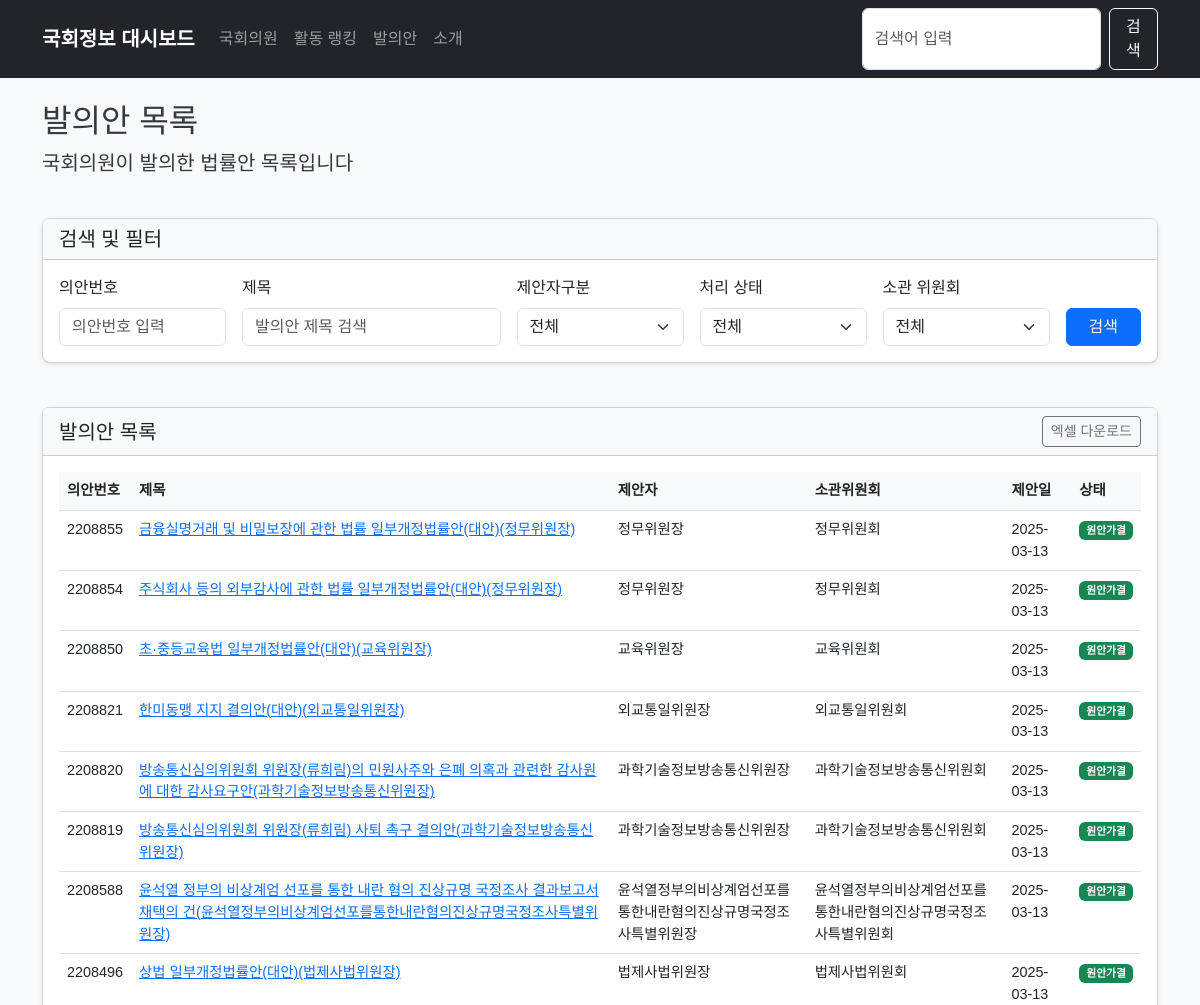
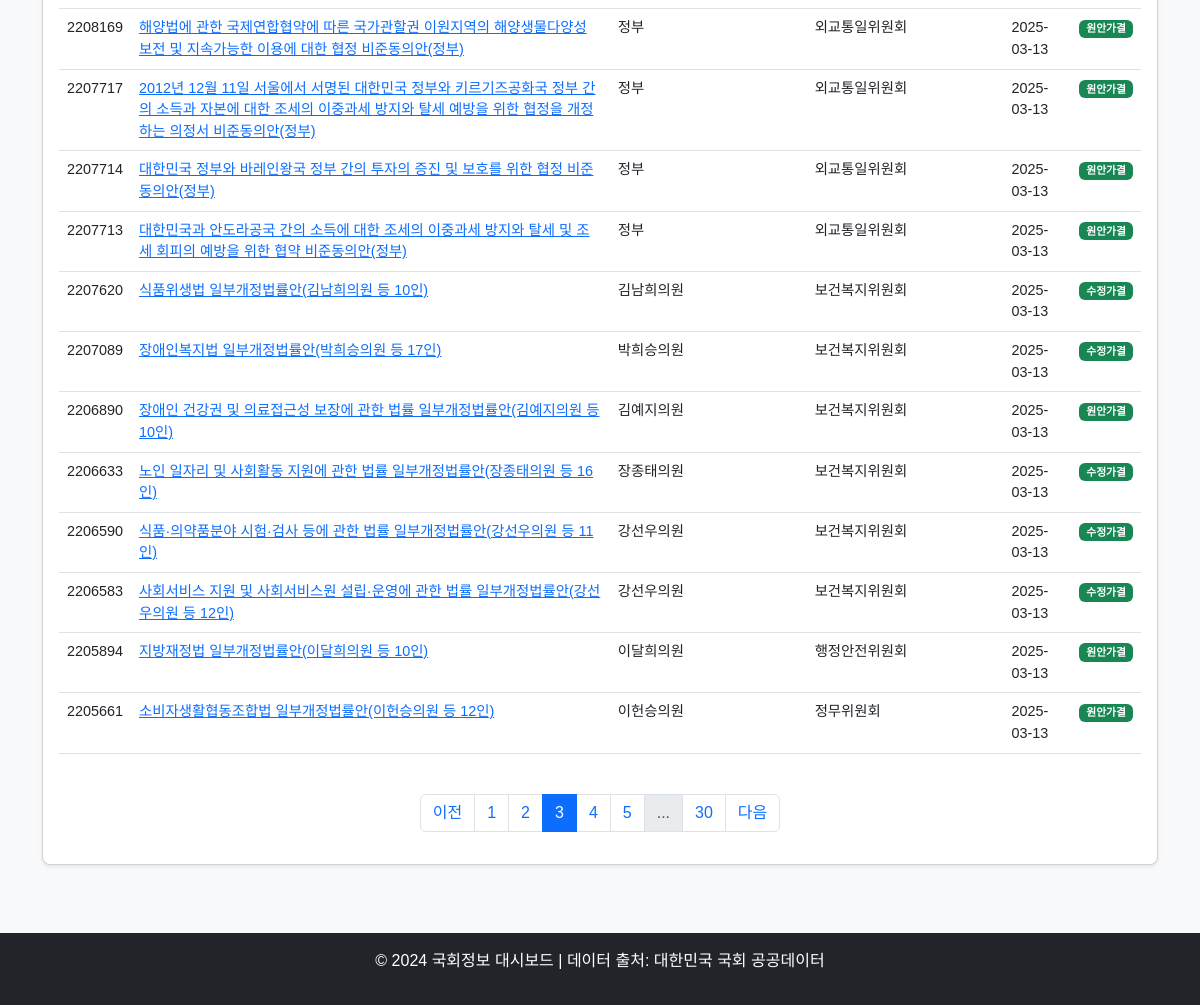
The page /bills?bill_no=&title=&proposer=&status=&committee=&page=3 on the database its author committed (2 pictures, top to bottom).
### app/models/bill.py (models this page shows)
class Bill(Base):
    __tablename__ = "bills"
    id = Column(Integer, primary_key=True, index=True)
    bill_id = Column(String, index=True, unique=True)  # 의안ID - BILL_ID
    bill_no = Column(String, index=True)  # 의안번호 - BILL_NO
    title = Column(String, index=True)
    proposer = Column(String, index=True)  # 발의자
    status = Column(String, index=True)  # 처리 상태
    committee = Column(String, index=True)  # 소관 위원회
    proposal_date = Column(Date)  # 발의일
    content = Column(Text)  # 제안이유 및 주요내용
    co_proposers = Column(String, nullable=True)  # 공동발의자 (쉼표로 구분된 문자열)
    rep_proposer = Column(String, nullable=True)  # 대표 발의자
    vote_result = Column(String, nullable=True)  # 표결 결과
    vote_date = Column(Date, nullable=True)  # 표결일
    bill_kind = Column(String, nullable=True)  # 의안 종류
    last_updated = Column(DateTime, default=datetime.now)
    proposer_id = Column(Integer, ForeignKey("members.id"), nullable=True)
    proposer_member = relationship("Member", back_populates="bills")

### app/main.py (the view)
@app.get("/bills", response_class=HTMLResponse)
async def bills_page(
    request: Request,
    db: Session = Depends(get_db),
    title: Optional[str] = None,
    proposer: Optional[str] = None,
    status: Optional[str] = None,
    committee: Optional[str] = None,
    bill_no: Optional[str] = None,
    page: int = 1,
    limit: int = 20
):
    try:
        query = db.query(BillModel)
        if title:
            query = query.filter(BillModel.title.contains(title))
        if proposer:
            query = query.filter(BillModel.proposer.contains(proposer))
        if status:
            query = query.filter(BillModel.status == status)
        if committee:
            query = query.filter(BillModel.committee.contains(committee))
        if bill_no:
            query = query.filter(BillModel.bill_no.contains(bill_no))
        total_count = query.count()
        bills_db = query.order_by(BillModel.proposal_date.desc())\
                     .offset((page-1) * limit)\
                     .limit(limit)\
                     .all()
        bills = []
        for bill in bills_db:
            bills.append({
                "id": bill.bill_id,
                "no": bill.bill_no,
                "title": bill.title,
                "proposer": bill.proposer,
                "committee": bill.committee,
                "proposal_date": bill.proposal_date,
                "status": bill.status
            })
        total_pages = (total_count + limit - 1) // limit  # 올림 나눗셈
        has_next = page < total_pages
        has_prev = page > 1
        max_page_buttons = 5  # 최대 페이지 버튼 수
        half_buttons = max_page_buttons // 2
        if total_pages <= max_page_buttons:
            page_range = range(1, total_pages + 1)
        else:
            start_page = max(1, page - half_buttons)
            end_page = min(total_pages, start_page + max_page_buttons - 1)
            if end_page == total_pages:
                start_page = max(1, end_page - max_page_buttons + 1)
            page_range = range(start_page, end_page + 1)
        context = {
            "request": request,
            "bills": bills,
            "page": page,
            "limit": limit,
            "total_count": total_count,
            "total_pages": total_pages,
            "has_next": has_next,
            "has_prev": has_prev,
            "page_range": page_range,  # 추가된 페이지 범위
            "title": title or "",
            "proposer": proposer or "",
            "status": status or "",
            "committee": committee or "",
            "bill_no": bill_no or ""
        }
        return templates.TemplateResponse("bills.html", context)
    except Exception as e:
        logger.error(f"발의안 목록 조회 중 오류: {e}")
        return templates.TemplateResponse(
            "bills.html",
            {
                "request": request,
                "bills": [],
                "page": page,
                "limit": limit,
                "has_next": False,
                "has_prev": page > 1,
                "page_range": range(1, 2),  # 페이지 범위 기본값
                "title": title or "",
                "proposer": proposer or "",
                "status": status or "",
                "committee": committee or "",
                "bill_no": bill_no or "",
                "error_message": f"발의안 데이터를 가져오는 중 오류가 발생했습니다: {str(e)}"
            }
        )

### app/templates/bills.html (shortened to what this page needs)
{% extends "base.html" %}
{% block content %}
<div class="row">
    <div class="col-12 mb-4">
        <h2>발의안 목록</h2>
        <p class="lead">국회의원이 발의한 법률안 목록입니다</p>
    </div>
</div>
<div class="row mb-4">
    <div class="col-12">
        <div class="card">
            <div class="card-header">
                <h5 class="mb-0">검색 및 필터</h5>
            </div>
            <div class="card-body">
                <form action="/bills" method="get" class="row g-3">
                    <div class="col-md-2">
                        <label for="bill_no" class="form-label">의안번호</label>
                        <input type="text" class="form-control" id="bill_no" name="bill_no" placeholder="의안번호 입력" value="{{ bill_no }}">
                    </div>
                    <div class="col-md-3">
                        <label for="title" class="form-label">제목</label>
                        <input type="text" class="form-control" id="title" name="title" placeholder="발의안 제목 검색" value="{{ title }}">
                    </div>
                    <div class="col-md-2">
                        <label for="proposer" class="form-label">제안자구분</label>
                        <select class="form-select" id="proposer" name="proposer">
                            <option value="">전체</option>
                        </select>
                    </div>
                    <div class="col-md-2">
                        <label for="status" class="form-label">처리 상태</label>
                        <select class="form-select" id="status" name="status">
                            <option value="">전체</option>
                        </select>
                    </div>
                    <div class="col-md-2">
                        <label for="committee" class="form-label">소관 위원회</label>
                        <select class="form-select" id="committee" name="committee">
                            <option value="">전체</option>
                        </select>
                    </div>
                    <div class="col-md-1 d-flex align-items-end">
                        <button type="submit" class="btn btn-primary w-100">검색</button>
                    </div>
                </form>
            </div>
        </div>
    </div>
</div>
<div class="row">
    <div class="col-12">
        <div class="card">
            <div class="card-header d-flex justify-content-between align-items-center">
                <h5 class="mb-0">발의안 목록</h5>
                <div>
                    <button class="btn btn-sm btn-outline-secondary">엑셀 다운로드</button>
                </div>
            </div>
            <div class="card-body">
                <div class="table-responsive">
                    <table class="table table-hover">
                        <thead>
                            <tr>
                                <th scope="col">의안번호</th>
                                <th scope="col">제목</th>
                                <th scope="col">제안자</th>
                                <th scope="col">소관위원회</th>
                                <th scope="col">제안일</th>
                                <th scope="col">상태</th>
                            </tr>
                        </thead>
                        <tbody>
                            {% for bill in bills %}
                            <tr>
                                <td>{{ bill.no }}</td>
                                <td><a href="/bills/{{ bill.no }}">{{ bill.title }}</a></td>
                                <td>{{ bill.proposer }}</td>
                                <td>{{ bill.committee }}</td>
                                <td>{{ bill.proposal_date }}</td>
                                <td>
                                    {% if bill.status == "계류" %}
                                    <span class="badge bg-primary">계류</span>
                                    {% elif "가결" in bill.status %}
                                    <span class="badge bg-success">{{ bill.status }}</span>
                                    {% elif "폐기" in bill.status %}
                                    <span class="badge bg-danger">{{ bill.status }}</span>
                                    {% elif "반영" in bill.status %}
                                    <span class="badge bg-warning text-dark">{{ bill.status }}</span>
                                    {% else %}
                                    <span class="badge bg-secondary">{{ bill.status }}</span>
                                    {% endif %}
                                </td>
                            </tr>
                            {% else %}
                            <tr>
                                <td colspan="6" class="text-center">검색 결과가 없습니다.</td>
                            </tr>
                            {% endfor %}
                        </tbody>
                    </table>
                </div>
                <nav aria-label="Page navigation">
                    <ul class="pagination justify-content-center mt-4">
                        <li class="page-item {% if not has_prev %}disabled{% endif %}">
                            <a class="page-link" href="?bill_no={{ bill_no }}&title={{ title }}&proposer={{ proposer }}&status={{ status }}&committee={{ committee }}&page={{ page - 1 }}" tabindex="-1" {% if not has_prev %}aria-disabled="true"{% endif %}>이전</a>
                        </li>
                        {% for p in page_range %}
                        <li class="page-item {% if p == page %}active{% endif %}">
                            <a class="page-link" href="?bill_no={{ bill_no }}&title={{ title }}&proposer={{ proposer }}&status={{ status }}&committee={{ committee }}&page={{ p }}">{{ p }}</a>
                        </li>
                        {% endfor %}
                        {% if page_range[-1] < total_pages %}
                        {% if page_range[-1] < total_pages - 1 %}
                        <li class="page-item disabled">
                            <span class="page-link">...</span>
                        </li>
                        {% endif %}
                        <li class="page-item">
                            <a class="page-link" href="?bill_no={{ bill_no }}&title={{ title }}&proposer={{ proposer }}&status={{ status }}&committee={{ committee }}&page={{ total_pages }}">{{ total_pages }}</a>
                        </li>
                        {% endif %}
                        <li class="page-item {% if not has_next %}disabled{% endif %}">
                            <a class="page-link" href="?bill_no={{ bill_no }}&title={{ title }}&proposer={{ proposer }}&status={{ status }}&committee={{ committee }}&page={{ page + 1 }}" {% if not has_next %}aria-disabled="true"{% endif %}>다음</a>
                        </li>
                    </ul>
                </nav>
            </div>
        </div>
    </div>
</div>
{% endblock %}

### app/static/css/style.css (style rules this page uses)
body { font-family: 'Noto Sans KR', sans-serif; background-color: #f8f9fa; color: #343a40; }
.card { margin-bottom: 20px; border-radius: 0.5rem; box-shadow: 0 0.125rem 0.25rem rgba(0, 0, 0, 0.075); }
.card-header { background-color: #f8f9fa; font-weight: 600; }
.table { font-size: 0.9rem; }
.table th { font-weight: 600; background-color: #f8f9fa; }

### rows shown on the page
Bill: no "2208855", title "금융실명거래 및 비밀보장에 관한 법률 일부개정법률안(대안)(정무위원장)", proposer "정무위원장", committee "정무위원회", proposal_date "2025-03-13", status "원안가결"
Bill: no "2208854", title "주식회사 등의 외부감사에 관한 법률 일부개정법률안(대안)(정무위원장)", proposer "정무위원장", committee "정무위원회", proposal_date "2025-03-13", status "원안가결"
Bill: no "2208850", title "초·중등교육법 일부개정법률안(대안)(교육위원장)", proposer "교육위원장", committee "교육위원회", proposal_date "2025-03-13", status "원안가결"
Bill: no "2208821", title "한미동맹 지지 결의안(대안)(외교통일위원장)", proposer "외교통일위원장", committee "외교통일위원회", proposal_date "2025-03-13", status "원안가결"
Bill: no "2208820", title "방송통신심의위원회 위원장(류희림)의 민원사주와 은폐 의혹과 관련한 감사원에 대한 감사요구안(과학기술정보방송통신위원장)", proposer "과학기술정보방송통신위원장", committee "과학기술정보방송통신위원회", proposal_date "2025-03-13", status "원안가결"
Bill: no "2208819", title "방송통신심의위원회 위원장(류희림) 사퇴 촉구 결의안(과학기술정보방송통신위원장)", proposer "과학기술정보방송통신위원장", committee "과학기술정보방송통신위원회", proposal_date "2025-03-13", status "원안가결"
Bill: no "2208588", title "윤석열 정부의 비상계엄 선포를 통한 내란 혐의 진상규명 국정조사 결과보고서 채택의 건(윤석열정부의비상계엄선포를통한내란혐의진상규명국정조사특별위원장)", proposer "윤석열정부의비상계엄선포를통한내란혐의진상규명국정조사특별위원장", committee "윤석열정부의비상계엄선포를통한내란혐의진상규명국정조사특별위원회", proposal_date "2025-03-13", status "원안가결"
Bill: no "2208496", title "상법 일부개정법률안(대안)(법제사법위원장)", proposer "법제사법위원장", committee "법제사법위원회", proposal_date "2025-03-13", status "원안가결"
Bill: no "2208169", title "해양법에 관한 국제연합협약에 따른 국가관할권 이원지역의 해양생물다양성 보전 및 지속가능한 이용에 대한 협정 비준동의안(정부)", proposer "정부", committee "외교통일위원회", proposal_date "2025-03-13", status "원안가결"
Bill: no "2207717", title "2012년 12월 11일 서울에서 서명된 대한민국 정부와 키르기즈공화국 정부 간의 소득과 자본에 대한 조세의 이중과세 방지와 탈세 예방을 위한 협정을 개정하는 의정서 비준동의안(정부)", proposer "정부", committee "외교통일위원회", proposal_date "2025-03-13", status "원안가결"
Bill: no "2207714", title "대한민국 정부와 바레인왕국 정부 간의 투자의 증진 및 보호를 위한 협정 비준동의안(정부)", proposer "정부", committee "외교통일위원회", proposal_date "2025-03-13", status "원안가결"
Bill: no "2207713", title "대한민국과 안도라공국 간의 소득에 대한 조세의 이중과세 방지와 탈세 및 조세 회피의 예방을 위한 협약 비준동의안(정부)", proposer "정부", committee "외교통일위원회", proposal_date "2025-03-13", status "원안가결"
Bill: no "2207620", title "식품위생법 일부개정법률안(김남희의원 등 10인)", proposer "김남희의원", committee "보건복지위원회", proposal_date "2025-03-13", status "수정가결"
Bill: no "2207089", title "장애인복지법 일부개정법률안(박희승의원 등 17인)", proposer "박희승의원", committee "보건복지위원회", proposal_date "2025-03-13", status "수정가결"
Bill: no "2206890", title "장애인 건강권 및 의료접근성 보장에 관한 법률 일부개정법률안(김예지의원 등 10인)", proposer "김예지의원", committee "보건복지위원회", proposal_date "2025-03-13", status "원안가결"
Bill: no "2206633", title "노인 일자리 및 사회활동 지원에 관한 법률 일부개정법률안(장종태의원 등 16인)", proposer "장종태의원", committee "보건복지위원회", proposal_date "2025-03-13", status "수정가결"
Bill: no "2206590", title "식품·의약품분야 시험·검사 등에 관한 법률 일부개정법률안(강선우의원 등 11인)", proposer "강선우의원", committee "보건복지위원회", proposal_date "2025-03-13", status "수정가결"
Bill: no "2206583", title "사회서비스 지원 및 사회서비스원 설립·운영에 관한 법률 일부개정법률안(강선우의원 등 12인)", proposer "강선우의원", committee "보건복지위원회", proposal_date "2025-03-13", status "수정가결"
Bill: no "2205894", title "지방재정법 일부개정법률안(이달희의원 등 10인)", proposer "이달희의원", committee "행정안전위원회", proposal_date "2025-03-13", status "원안가결"
Bill: no "2205661", title "소비자생활협동조합법 일부개정법률안(이헌승의원 등 12인)", proposer "이헌승의원", committee "정무위원회", proposal_date "2025-03-13", status "원안가결"

### other values the page prints
{{ p }} "1" "2" "3" "4" "5"
{{ total_pages }} "30"
